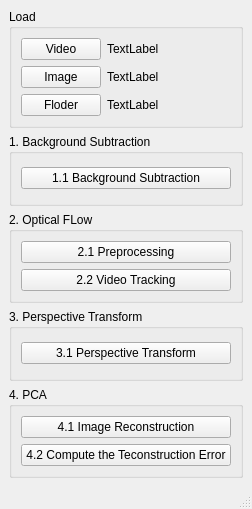
<?xml version="1.0" encoding="UTF-8"?>
<ui version="4.0">
 <class>MainWindow</class>
 <widget class="QMainWindow" name="MainWindow">
  <property name="geometry">
   <rect>
    <x>0</x>
    <y>0</y>
    <width>252</width>
    <height>509</height>
   </rect>
  </property>
  <property name="windowTitle">
   <string>CvDl 2022 HW2</string>
  </property>
  <widget class="QWidget" name="centralwidget">
   <layout class="QVBoxLayout" name="verticalLayout">
    <item>
     <widget class="QGroupBox" name="groupBox_5">
      <property name="title">
       <string>Load</string>
      </property>
      <layout class="QFormLayout" name="formLayout">
       <item row="0" column="0">
        <widget class="QPushButton" name="btn_load_video">
         <property name="text">
          <string>Video</string>
         </property>
        </widget>
       </item>
       <item row="0" column="1">
        <widget class="QLabel" name="label_load_video">
         <property name="text">
          <string>TextLabel</string>
         </property>
        </widget>
       </item>
       <item row="1" column="1">
        <widget class="QLabel" name="label_load_image">
         <property name="text">
          <string>TextLabel</string>
         </property>
        </widget>
       </item>
       <item row="2" column="1">
        <widget class="QLabel" name="label_load_floder">
         <property name="text">
          <string>TextLabel</string>
         </property>
        </widget>
       </item>
       <item row="1" column="0">
        <widget class="QPushButton" name="btn_load_image">
         <property name="text">
          <string>Image</string>
         </property>
        </widget>
       </item>
       <item row="2" column="0">
        <widget class="QPushButton" name="btn_load_floder">
         <property name="text">
          <string>Floder</string>
         </property>
        </widget>
       </item>
      </layout>
     </widget>
    </item>
    <item>
     <widget class="QGroupBox" name="groupBox">
      <property name="title">
       <string>1. Background Subtraction</string>
      </property>
      <layout class="QVBoxLayout" name="verticalLayout_2">
       <item>
        <widget class="QPushButton" name="btn_1_1">
         <property name="text">
          <string>1.1 Background Subtraction</string>
         </property>
        </widget>
       </item>
      </layout>
     </widget>
    </item>
    <item>
     <widget class="QGroupBox" name="groupBox_2">
      <property name="title">
       <string>2. Optical FLow</string>
      </property>
      <layout class="QVBoxLayout" name="verticalLayout_3">
       <item>
        <widget class="QPushButton" name="btn_2_1">
         <property name="text">
          <string>2.1 Preprocessing</string>
         </property>
        </widget>
       </item>
       <item>
        <widget class="QPushButton" name="btn_2_2">
         <property name="text">
          <string>2.2 Video Tracking</string>
         </property>
        </widget>
       </item>
      </layout>
     </widget>
    </item>
    <item>
     <widget class="QGroupBox" name="groupBox_3">
      <property name="title">
       <string>3. Perspective Transform</string>
      </property>
      <layout class="QVBoxLayout" name="verticalLayout_4">
       <item>
        <widget class="QPushButton" name="btn_3_1">
         <property name="text">
          <string>3.1 Perspective Transform</string>
         </property>
        </widget>
       </item>
      </layout>
     </widget>
    </item>
    <item>
     <widget class="QGroupBox" name="groupBox_4">
      <property name="title">
       <string>4. PCA</string>
      </property>
      <layout class="QVBoxLayout" name="verticalLayout_5">
       <item>
        <widget class="QPushButton" name="btn_4_1">
         <property name="text">
          <string>4.1 Image Reconstruction</string>
         </property>
        </widget>
       </item>
       <item>
        <widget class="QPushButton" name="btn_4_2">
         <property name="text">
          <string>4.2 Compute the Teconstruction Error</string>
         </property>
        </widget>
       </item>
      </layout>
     </widget>
    </item>
   </layout>
  </widget>
  <widget class="QMenuBar" name="menubar">
   <property name="geometry">
    <rect>
     <x>0</x>
     <y>0</y>
     <width>252</width>
     <height>21</height>
    </rect>
   </property>
  </widget>
  <widget class="QStatusBar" name="statusbar"/>
 </widget>
 <resources/>
 <connections/>
</ui>
